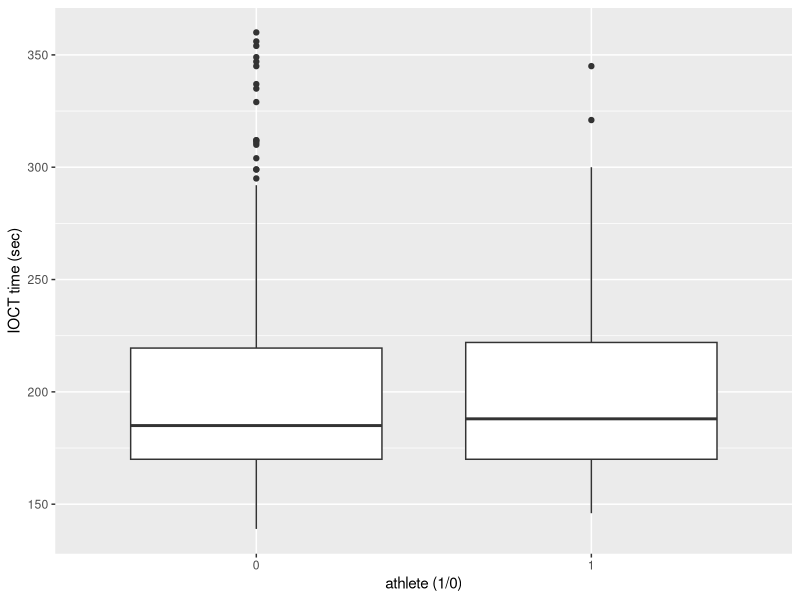
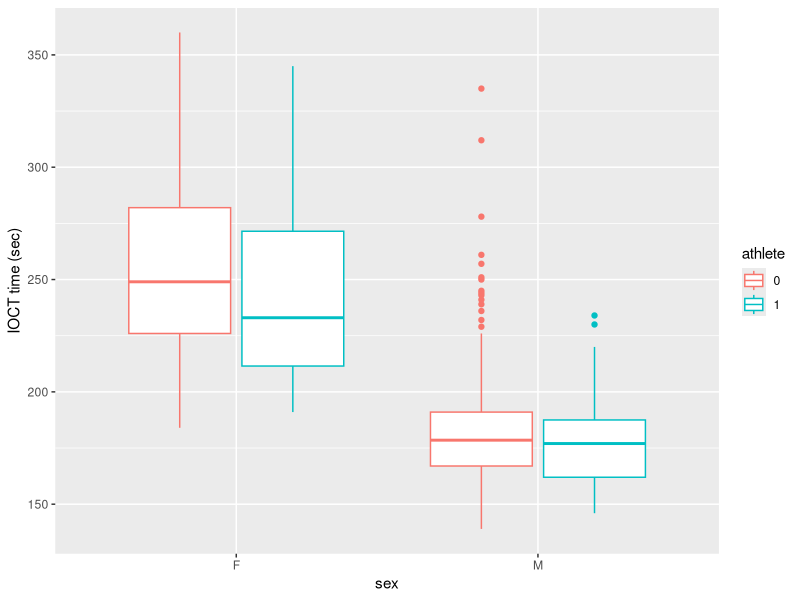

The R source for these figures, in order:
## ---- chunk 1
knitr::opts_chunk$set(echo = FALSE,
                      message = FALSE,
                      warning = FALSE)
library(tidyverse)
library(knitr)
library(broom)
## ---- chunk 2

cadets <- read_csv(file = "obstacle_course.csv")

cadets %>% 
  filter(IOCT_Time < 420) %>% 
  ggplot(aes(x = as.factor(athlete), y = IOCT_Time)) +
  geom_boxplot() +
  labs(y = "IOCT time (sec)", x = "athlete (1/0)")
## ---- chunk 3
cadets %>% 
  filter(IOCT_Time < 420) %>% 
  group_by(athlete) %>% 
  summarize(mean = mean(IOCT_Time),
            sd = sd(IOCT_Time),
            n = n()) %>% 
  kable(digits = 2, caption = "Summary statistics of IOCT times (seconds) by intercollegiate athlete status.")
## ---- chunk 4
cadets %>% 
  filter(IOCT_Time < 420) %>% 
  count(sex, athlete) %>% 
  pivot_wider(id_cols = athlete, names_from = sex, values_from = n) %>% 
  kable(caption = "Athlete status by cadet sex.")

cadets %>% 
  filter(IOCT_Time < 420) %>% 
  group_by(sex) %>% 
  summarize(mean = mean(IOCT_Time),
            sd = sd(IOCT_Time),
            n = n()) %>% 
  kable(digits = 2, caption = "Summary statistics of IOCT times (seconds) by sex.")
## ---- chunk 5
cadets %>% 
  filter(IOCT_Time < 420) %>% 
  ggplot(aes(x = sex, y = IOCT_Time, color = as.factor(athlete))) +
  geom_boxplot() +
  labs(y = "IOCT time (sec)", color = "athlete")
